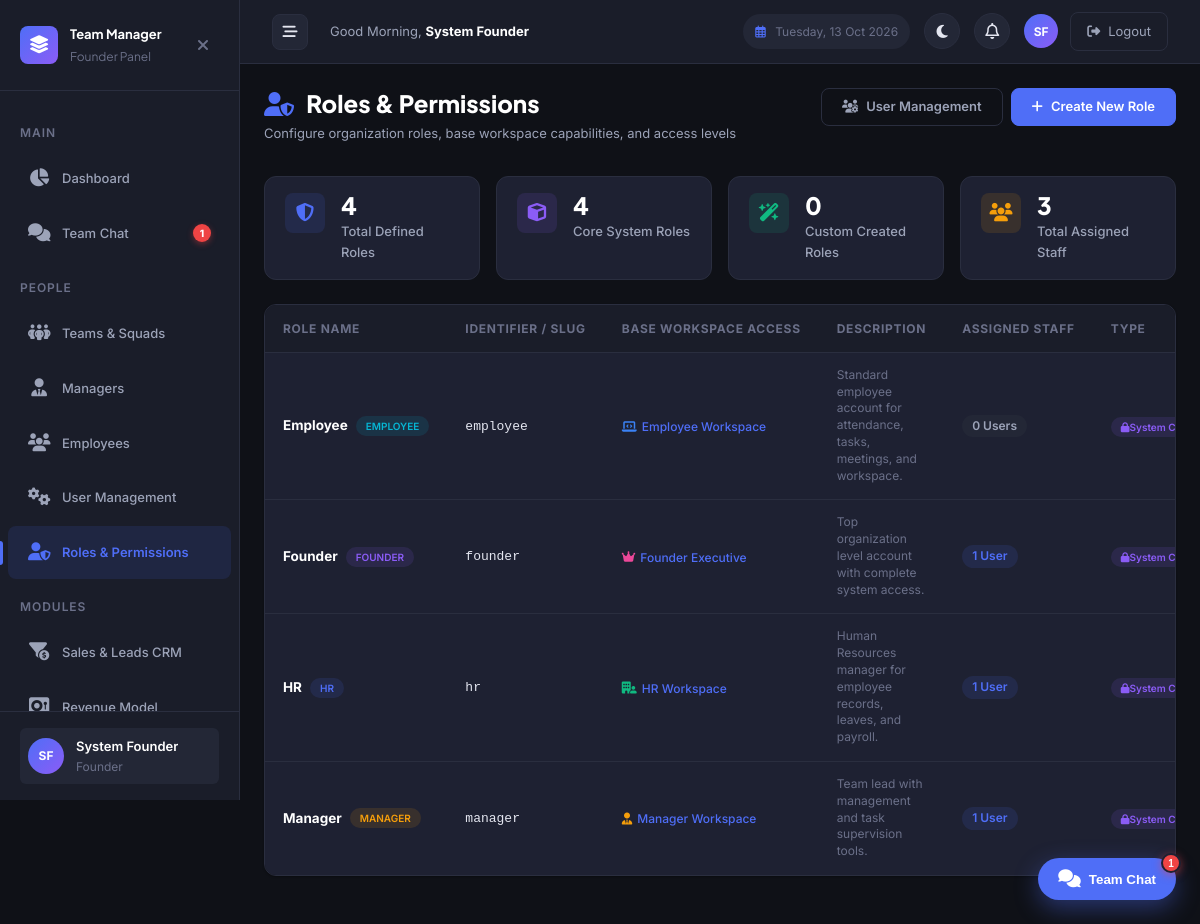
The app's page /founder/roles.php (signed in) with its own data.
### tables this page shows
CREATE TABLE `roles` (
  `id` int NOT NULL AUTO_INCREMENT,
  `name` varchar(100) NOT NULL,
  `slug` varchar(50) NOT NULL,
  `description` text,
  `base_role` varchar(50) NOT NULL DEFAULT 'employee',
  `is_system` tinyint(1) NOT NULL DEFAULT '0',
  `created_at` timestamp NULL DEFAULT CURRENT_TIMESTAMP,
  `updated_at` timestamp NULL DEFAULT CURRENT_TIMESTAMP ON UPDATE CURRENT_TIMESTAMP,
  PRIMARY KEY (`id`),
  UNIQUE KEY `uk_slug` (`slug`)
);

### includes/functions.php (called while the page is built, shortened)
<?php
function e(mixed $value): string {
    return htmlspecialchars((string)$value, ENT_QUOTES, 'UTF-8');
}
function get(string $key, mixed $default = ''): mixed {
    return isset($_GET[$key]) ? sanitize($_GET[$key]) : $default;
}
function getAllRoles(): array {
    static $rolesCache = null;
    if ($rolesCache !== null) return $rolesCache;
    try {
        $db = getDB();
        $rolesCache = $db->query("SELECT * FROM roles ORDER BY is_system DESC, name ASC")->fetchAll();
    } catch (PDOException $e) {
        $rolesCache = [
            ['id' => 1, 'name' => 'Founder', 'slug' => 'founder', 'base_role' => 'founder', 'is_system' => 1],
            ['id' => 2, 'name' => 'Manager', 'slug' => 'manager', 'base_role' => 'manager', 'is_system' => 1],
            ['id' => 3, 'name' => 'HR', 'slug' => 'hr', 'base_role' => 'hr', 'is_system' => 1],
            ['id' => 4, 'name' => 'Employee', 'slug' => 'employee', 'base_role' => 'employee', 'is_system' => 1],
        ];
    }
    return $rolesCache;
}
function getRoleBaseType(?string $slug): string {
    $roles = getAllRoles();
    foreach ($roles as $r) {
        if ($r['slug'] === $slug) {
            return $r['base_role'] ?? 'employee';
        }
    }
    return $slug;
}
function roleBadge(string $role): string {
    return match($role) {
        ROLE_FOUNDER  => 'badge-purple',
        ROLE_MANAGER  => 'badge-warning',
        ROLE_HR       => 'badge-primary',
        ROLE_EMPLOYEE => 'badge-info',
        default       => 'badge-role-' . $role
    };
}

### includes/middleware.php (called while the page is built, shortened)
<?php
function requireRole(array $allowedRoles): void {
    $userRole = getUserRole();
    $baseRole = function_exists('getRoleBaseType') ? getRoleBaseType($userRole) : $userRole;
}

### founder/roles.php (the view, shortened to what this page needs)
<?php
require_once __DIR__ . '/../includes/functions.php';
require_once __DIR__ . '/../includes/middleware.php';
requireRole([ROLE_FOUNDER]);
$db = getDB();
$action = get('action', 'list');
$editRole = null;
$roles = $db->query("
    SELECT r.*, COUNT(u.id) AS assigned_users_count
    FROM roles r
    LEFT JOIN users u ON r.slug = u.role
    GROUP BY r.id
    ORDER BY r.is_system DESC, r.name ASC
")->fetchAll();
$systemRolesCount = count(array_filter($roles, fn($r) => $r['is_system'] == 1));
$customRolesCount = count(array_filter($roles, fn($r) => $r['is_system'] == 0));
$totalUsersCount = array_sum(array_column($roles, 'assigned_users_count'));
include __DIR__ . '/../includes/header.php';
?>
<div class="page-header">
    <div>
        <h1 class="page-title"><i class="fa-solid fa-user-shield" style="color: var(--color-primary); margin-right: 8px;"></i> Roles & Permissions</h1>
        <p class="page-subtitle">Configure organization roles, base workspace capabilities, and access levels</p>
    </div>
    <div style="display: flex; gap: 8px;">
        <a href="<?php echo BASE_URL; ?>/founder/user-management.php" class="btn btn-outline"><i class="fa-solid fa-users-gear"></i> User Management</a>
        <?php if ($action === 'list'): ?>
            <a href="?action=add" class="btn btn-primary"><i class="fa-solid fa-plus"></i> Create New Role</a>
        <?php else: ?>
            <a href="<?php echo BASE_URL; ?>/founder/roles.php" class="btn btn-secondary">Back to Roles List</a>
        <?php endif; ?>
    </div>
</div>
<div class="stats-grid mb-6">
    <div class="stat-card accent-blue fade-in">
        <div class="stat-icon bg-blue"><i class="fa-solid fa-shield-halved"></i></div>
        <div class="stat-content">
            <div class="stat-value"><?php echo count($roles); ?></div>
            <div class="stat-label">Total Defined Roles</div>
        </div>
    </div>
    <div class="stat-card accent-purple fade-in stagger-1">
        <div class="stat-icon bg-purple"><i class="fa-solid fa-cube"></i></div>
        <div class="stat-content">
            <div class="stat-value"><?php echo $systemRolesCount; ?></div>
            <div class="stat-label">Core System Roles</div>
        </div>
    </div>
    <div class="stat-card accent-green fade-in stagger-2">
        <div class="stat-icon bg-green"><i class="fa-solid fa-wand-magic-sparkles"></i></div>
        <div class="stat-content">
            <div class="stat-value"><?php echo $customRolesCount; ?></div>
            <div class="stat-label">Custom Created Roles</div>
        </div>
    </div>
    <div class="stat-card accent-yellow fade-in stagger-3">
        <div class="stat-icon bg-yellow"><i class="fa-solid fa-users"></i></div>
        <div class="stat-content">
            <div class="stat-value"><?php echo $totalUsersCount; ?></div>
            <div class="stat-label">Total Assigned Staff</div>
        </div>
    </div>
</div>
<?php if ($action === 'add'): ?>
    <div class="card fade-in" style="max-width: 640px; margin: 0 auto;">
        <div class="card-header">
            <h3 class="card-title"><i class="fa-solid fa-plus" style="color: var(--color-primary); margin-right: 6px;"></i> Create New Custom Role</h3>
        </div>
        <form method="POST" action="" data-validate>
            <?php echo csrfField(); ?>
            <input type="hidden" name="form_action" value="create_role">
            <div class="form-group">
                <label class="form-label">Role Display Name *</label>
                <input type="text" name="name" id="role-name-input" class="form-input" placeholder="e.g. QA Engineer, Finance Head, Team Lead, Product Designer" required value="<?php echo e(post('name')); ?>">
                <small class="text-muted" style="font-size: 11px;">The title shown across dashboards, badges, and user cards.</small>
            </div>
            <div class="form-group">
                <label class="form-label">Role Identifier (Slug) *</label>
                <input type="text" name="slug" id="role-slug-input" class="form-input" placeholder="e.g. qa_engineer, finance_head, team_lead" required value="<?php echo e(post('slug')); ?>">
                <small class="text-muted" style="font-size: 11px;">Unique database key. Lowercase letters, numbers, and underscores only.</small>
            </div>
            <div class="form-group">
                <label class="form-label">Base Workspace & Access Tier *</label>
                <select name="base_role" class="form-select" required>
                    <option value="employee" <?php echo post('base_role') === 'employee' ? 'selected' : ''; ?>>
                        Employee Workspace (Attendance, Tasks, Meetings, Leaves, Chat, Support)
                    </option>
                    <option value="sales_counsellor" <?php echo post('base_role') === 'sales_counsellor' ? 'selected' : ''; ?>>
                        Sales Counsellor Workspace (Leads & CRM Pipeline, Courses/Services Offerings, Attendance, Chat)
                    </option>
                    <option value="manager" <?php echo post('base_role') === 'manager' ? 'selected' : ''; ?>>
                        Manager Workspace (Team Oversight, Task Supervision, Shift Monitoring, Leaves, Meetings)
                    </option>
                    <option value="hr" <?php echo post('base_role') === 'hr' ? 'selected' : ''; ?>>
                        HR Workspace (Employee Records, Payroll, Leaves Approval, Tickets, Company Attendance)
                    </option>
                </select>
                <small class="text-muted" style="font-size: 11px;">Determines the layout and tool modules this role can access upon login.</small>
            </div>
            <div class="form-group">
                <label class="form-label">Role Description / Scope</label>
                <textarea name="description" class="form-textarea" placeholder="Briefly describe the responsibilities and scope of this role..." rows="3"><?php echo e(post('description')); ?></textarea>
            </div>
            <div class="form-actions" style="margin-top: 20px; display: flex; gap: 10px;">
                <a href="<?php echo BASE_URL; ?>/founder/roles.php" class="btn btn-outline" style="flex: 1; text-align: center;">Cancel</a>
                <button type="submit" class="btn btn-primary" style="flex: 1;"><i class="fa-solid fa-circle-check"></i> Save Custom Role</button>
            </div>
        </form>
    </div>
    <script>
    document.getElementById('role-name-input')?.addEventListener('input', function() {
        const slugInput = document.getElementById('role-slug-input');
        if (slugInput && !slugInput.dataset.manual) {
            slugInput.value = this.value.toLowerCase().replace(/[^a-z0-9]+/g, '_').replace(/^_+|_+$/g, '');
        }
    });
    document.getElementById('role-slug-input')?.addEventListener('input', function() {
        this.dataset.manual = 'true';
    });
    </script>
<?php else: ?>
    <div class="table-container fade-in">
        <table class="data-table">
            <thead>
                <tr>
                    <th>Role Name</th>
                    <th>Identifier / Slug</th>
                    <th>Base Workspace Access</th>
                    <th>Description</th>
                    <th>Assigned Staff</th>
                    <th>Type</th>
                </tr>
            </thead>
            <tbody>
                <?php foreach ($roles as $r): ?>
                    <?php
                    $isSys = (bool)$r['is_system'];
                    $badgeClass = roleBadge($r['slug']);
                    ?>
                    <tr>
                        <td>
                            <div style="display: flex; align-items: center; gap: 8px;">
                                <strong style="font-size: 13.5px; color: var(--color-text-white);"><?php echo e($r['name']); ?></strong>
                                <span class="badge <?php echo $badgeClass; ?>" style="font-size: 10px;"><?php echo strtoupper(e($r['slug'])); ?></span>
                            </div>
                        </td>
                        <td><code><?php echo e($r['slug']); ?></code></td>
                        <td>
                            <span style="font-size: 12px; font-weight: 500; color: var(--color-primary); display: inline-flex; align-items: center; gap: 5px;">
                                <?php if ($r['base_role'] === 'founder'): ?>
                                    <i class="fa-solid fa-crown" style="color: #ec4899;"></i> Founder Executive
                                <?php elseif ($r['base_role'] === 'manager'): ?>
                                    <i class="fa-solid fa-user-tie" style="color: #f59e0b;"></i> Manager Workspace
                                <?php elseif ($r['base_role'] === 'hr'): ?>
                                    <i class="fa-solid fa-building-user" style="color: #10b981;"></i> HR Workspace
                                <?php else: ?>
                                    <i class="fa-solid fa-laptop-code" style="color: #3b82f6;"></i> Employee Workspace
                                <?php endif; ?>
                            </span>
                        </td>
                        <td style="max-width: 260px;">
                            <span class="text-muted" style="font-size: 12px; line-height: 1.4; display: inline-block;">
                                <?php echo e($r['description'] ?: '—'); ?>
                            </span>
                        </td>
                        <td>
                            <a href="<?php echo BASE_URL; ?>/founder/user-management.php?role_filter=<?php echo urlencode($r['slug']); ?>" style="text-decoration: none;">
                                <span class="badge <?php echo $r['assigned_users_count'] > 0 ? 'badge-primary' : 'badge-secondary'; ?>">
                                    <?php echo (int)$r['assigned_users_count']; ?> User<?php echo $r['assigned_users_count'] == 1 ? '' : 's'; ?>
                                </span>
                            </a>
                        </td>
                        <td>
                            <?php if ($isSys): ?>
                                <span class="badge badge-purple" style="font-size: 10px;"><i class="fa-solid fa-lock"></i> System Core</span>
                            <?php else: ?>
                                <span class="badge badge-success" style="font-size: 10px;"><i class="fa-solid fa-wand-magic-sparkles"></i> Custom Role</span>
                            <?php endif; ?>
                        </td>
                    </tr>
                <?php endforeach; ?>
            </tbody>
        </table>
    </div>
<?php endif; ?>
<?php include __DIR__ . '/../includes/footer.php'; ?>

### records on screen
roles: name "Employee", slug "EMPLOYEE", slug "employee", base_role "employee" (drawn), description "Standard employee account for attendance, tasks, meetings, and workspace.", assigned_users_count "0", is_system 1 (drawn)
roles: name "Founder", slug "FOUNDER", slug "founder", base_role "founder" (drawn), description "Top organization level account with complete system access.", assigned_users_count "1", is_system 1 (drawn)
roles: name "HR", slug "HR", slug "hr", base_role "hr" (drawn), description "Human Resources manager for employee records, leaves, and payroll.", assigned_users_count "1", is_system 1 (drawn)
roles: name "Manager", slug "MANAGER", slug "manager", base_role "manager" (drawn), description "Team lead with management and task supervision tools.", assigned_users_count "1", is_system 1 (drawn)

### other values on screen
str_replace('_', ' ', e($userRole)) "Founder"
$sidebarChatUnread "1"
$userInitials "SF"
$currentUser['name'] "System Founder"
count($roles) "4"
$systemRolesCount "4"
$customRolesCount "0"
$totalUsersCount "3"
$footerChatUnread "1"
